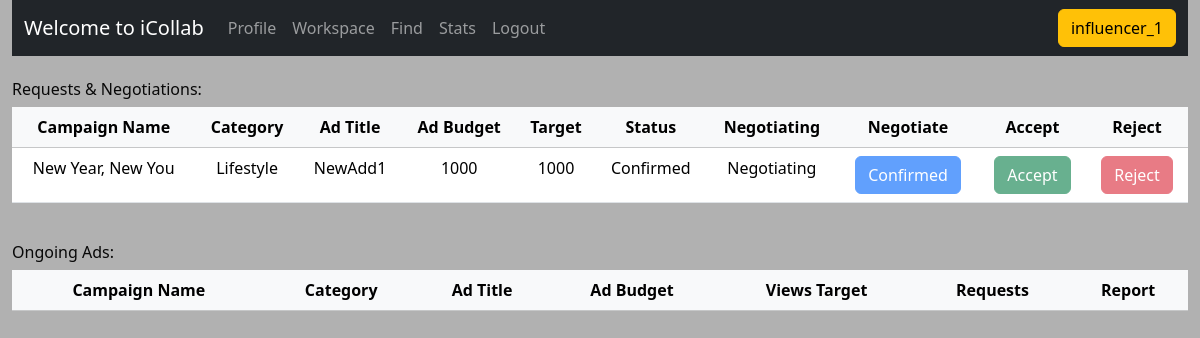
/workspace (signed in), run on the app's committed database.
### backend/models.py (models this page shows)
class UserInfo(db.Model):
    __tablename__="userinfo"
    userid=db.Column(db.Integer, primary_key=True)
    username=db.Column(db.String(50),nullable=False,unique=True)
    fullname=db.Column(db.String(50),nullable=False)
    email=db.Column(db.String(100), nullable=False)
    password=db.Column(db.String(100), nullable=False)
    role=db.Column(db.Integer,db.ForeignKey("roles.roleid"),default=2)
    usertype=db.Column(db.String(50),db.ForeignKey("userType.usertypename"),nullable=True)
    isprofilepublic=db.Column(db.Boolean, default=True)
    isactive=db.Column(db.Boolean, default=True)
    isflagged=db.Column(db.Boolean, default=False)
    isblacklisted=db.Column(db.Boolean, default=False)
    campaign=db.relationship('Campaigns', backref='userinfo', lazy=True)
    platformpresence=db.relationship('PlatformPresence',backref='userinfo', lazy=True)
    adrequests=db.relationship('AdRequests',backref='userinfo', lazy=True)
    sent_messages = db.relationship('Messages', foreign_keys='Messages.senderid', backref='sender_user', lazy=True)
    received_messages = db.relationship('Messages', foreign_keys='Messages.receiverid', backref='receiver_user', lazy=True)

class Negotiations(db.Model):
    __tablename__="negotiations"
    negotiationid=db.Column(db.Integer, primary_key=True)
    sponsorid=db.Column(db.Integer, db.ForeignKey("sponsors.sponsorid"),nullable=False)
    influencerid=db.Column(db.Integer, db.ForeignKey("influencers.influencerid"),nullable=False)
    adrequestid=db.Column(db.Integer, db.ForeignKey("adrequests.adrequestid"),nullable=False)
    negotiationstatus=db.Column(db.String(50))
    conversationid=db.Column(db.Integer, db.ForeignKey("conversation.conversationid"),nullable=False)
    adtargetreach=db.Column(db.Integer)
    adbudget=db.Column(db.Integer)
    adrequirement=db.Column(db.String(1000))
    adgoal=db.Column(db.String(1000))
    finalgoal=db.Column(db.String(1000))
    finalrequirement=db.Column(db.String(1000))
    finalbudget=db.Column(db.Integer)
    finaltarget=db.Column(db.Integer)
    lastmodifiedby=db.Column(db.Integer, db.ForeignKey("userinfo.userid"),nullable=False)

class Campaigns(db.Model):
    __tablename__="campaigns"
    campaignid=db.Column(db.Integer,primary_key=True)
    campaignname=db.Column(db.String(50),nullable=False,unique=True)
    campaigndescription=db.Column(db.String(1000))
    campaignstartdate=db.Column(db.String(10))
    campaignenddate=db.Column(db.String(10))
    campaignbudget=db.Column(db.Integer)
    ispublic=db.Column(db.Boolean, default=False)
    campaigngoals=db.Column(db.String(1000))
    iscampaignactive=db.Column(db.Boolean, default=True)
    iscampaignflagged=db.Column(db.Boolean, default=False) #After approval, will be Blacklisted or Whitelisted
    iscampaignblacklisted=db.Column(db.Boolean, default=False)
    campaigntargetaudience=db.Column(db.Integer, db.ForeignKey("categories.categoryid"))
    campaigntargetreach=db.Column(db.Integer)
    campaignprogress=db.Column(db.Float, default=0)
    campaigncreatedon=db.Column(db.String(50))
    campaigncreatedby=db.Column(db.Integer,db.ForeignKey("userinfo.userid"),nullable=False)
    reportreason=db.Column(db.String(1000))
    adRequests=db.relationship('AdRequests', backref='campaigns', lazy=True, cascade="all, delete-orphan")

class Category(db.Model):
    __tablename__ = 'categories'
    categoryid = db.Column(db.Integer, primary_key=True)
    categoryname = db.Column(db.String(50), unique=True, nullable=False)
    categorydescription = db.Column(db.String(255))
    niches = db.relationship('Niches', backref='category', lazy=True)
    campaigncategory=db.relationship('Campaigns', backref='cate', lazy=True)
    influecer=db.relationship('Influencers', backref='cate', lazy=True)

class AdRequests(db.Model):
    __tablename__="adrequests"
    adrequestid=db.Column(db.Integer,primary_key=True)
    adtitle=db.Column(db.String(25))
    campaignid=db.Column(db.Integer,db.ForeignKey("campaigns.campaignid"),nullable=False)
    influencerid=db.Column(db.Integer,db.ForeignKey("userinfo.userid"))
    requirements=db.Column(db.String(1000))
    paymentamount=db.Column(db.Integer)
    adprogress=db.Column(db.Float, default=0)
    adtargetreach=db.Column(db.Integer, default=0)
    isactive=db.Column(db.Boolean, default=True)
    ispublic=db.Column(db.Boolean, default=False)
    isflagged=db.Column(db.Boolean, default=False)
    isblacklisted=db.Column(db.Boolean, default=False)
    isassigned=db.Column(db.Boolean, default=False)
    reportreason=db.Column(db.String(1000))
    negotiations = db.relationship('Negotiations', backref='adrequests', lazy=True, cascade="all, delete, delete-orphan")

### backend/controllers.py (the view)
@app.route('/workspace', methods=["POST", "GET"])
def workspace():
    try:
        userinfo = getcurrentuser()
        if userinfo:
            negotiations = Negotiations.query.filter_by(influencerid=userinfo.userid).all()
            campaigns = Campaigns.query.filter_by(iscampaignactive=True, iscampaignblacklisted=False, ispublic=True).all()
            return render_template("./influencers/influencerworkspace.html", userinfo=userinfo, negotiations=negotiations, campaigns=campaigns)
        return render_template("index.html", userinfo={})
    except Exception:
        return redirect(url_for("somethingwentwrong"))

### helpfunction.py (called while the page is built)
def getcurrentuser():
        if 'id' in session:
            userid = session['id']
            userinfo = UserInfo.query.filter_by(userid=userid).first()
            if userinfo:
                return userinfo
        return None

### templates/influencers/influencerworkspace.html (shortened to what this page needs)
{% extends "./Layouts/base.html" %} {% block title %}Profile{% endblock %} {%
block content %} {% include './Layouts/navbar.html' %}
<br>
<h6>Requests & Negotiations:</h6>
<div style="width: 100%; max-height: 400px; overflow-y: auto; display: block">
    <table class="table" border-collapse: collapse>
        <thead class="table-light" style="position: sticky; top: 0; z-index: 1">
            <tr class="text-center">
                <th>Campaign Name</th>
                <th>Category</th>
                <th>Ad Title</th>
                <th>Ad Budget</th>
                <th>Target</th>
                <th>Status</th>
                <th>Negotiating</th>
                <th>Negotiate</th>
                <th>Accept</th>
                <th>Reject</th>
            </tr>
        </thead>
        <tbody>
            {% for negotiation in negotiations %}
            <tr class="text-center">
                <td>{{negotiation.adrequests.campaigns.campaignname}}</td>
                <td>{{negotiation.adrequests.campaigns.cate.categoryname}}</td>
                <td>{{negotiation.adrequests.adtitle}}</td>
                <td>{{negotiation.adbudget}}</td>
                <td>{{negotiation.adtargetreach}}</td>
                <td>{{negotiation.negotiationstatus}}</td>
                <td>Negotiating</td>
                <td>{% if negotiation.negotiationstatus == 'Confirmed' or negotiation.negotiationstatus ==
                    'Declined'%}<button type="button" class="btn btn-primary position-relative" disabled
                        data-bs-toggle="modal" data-bs-target="#request{{negotiation.negotiationid}}"
                        data-bs-whatever="@mdo">{{negotiation.negotiationstatus}}
                    </button>{% elif negotiation.lastmodifiedby == userinfo.userid and negotiation.negotiationstatus !=
                    'In Progress'%}<button type="button" class="btn btn-primary position-relative" disabled
                        data-bs-toggle="modal" data-bs-target="#request{{negotiation.negotiationid}}"
                        data-bs-whatever="@mdo">Frozen
                    </button>
                    </button>{%else%}
                    <button type="button" class="btn btn-info" data-bs-toggle="modal"
                        data-bs-target="#request{{negotiation.negotiationid}}"
                        data-bs-whatever="@mdo">Modify</button>{%endif%}
                </td>
                <td>{% if negotiation.negotiationstatus == 'Confirmed' or negotiation.negotiationstatus =='Declined' or
                    negotiation.negotiationstatus == 'Rejected' or (negotiation.lastmodifiedby == userinfo.userid and
                    negotiation.negotiationstatus == 'Accepted')%}<button type="button" class="btn btn-success" disabled
                        data-bs-toggle="modal" data-bs-target="#requestaccept{{negotiation.negotiationid}}"
                        data-bs-whatever="@mdo">Accept</button> {% elif negotiation.lastmodifiedby == userinfo.userid
                    and negotiation.negotiationstatus == 'In Progress'%}
                    <button type="button" class="btn btn-success" disabled data-bs-toggle="modal"
                        data-bs-target="#requestaccept{{negotiation.negotiationid}}"
                        data-bs-whatever="@mdo">Accept</button>{%else%}
                    <button type="button" class="btn btn-success" data-bs-toggle="modal"
                        data-bs-target="#requestaccept{{negotiation.negotiationid}}"
                        data-bs-whatever="@mdo">Accept</button>{%endif%}
                </td>
                <td>{% if negotiation.negotiationstatus == 'Confirmed' or negotiation.negotiationstatus =='Declined' or
                    (negotiation.lastmodifiedby == userinfo.userid and negotiation.negotiationstatus == 'Rejected')%}
                    <button type="button" class="btn btn-danger" disabled data-bs-toggle="modal"
                        data-bs-target="#requestreject{{negotiation.negotiationid}}"
                        data-bs-whatever="@mdo">Reject</button>{% elif negotiation.lastmodifiedby == userinfo.userid and
                    negotiation.negotiationstatus == 'In Progress'%}
                    <button type="button" class="btn btn-danger" disabled data-bs-toggle="modal"
                        data-bs-target="#requestreject{{negotiation.negotiationid}}"
                        data-bs-whatever="@mdo">Reject</button>{% elif negotiation.lastmodifiedby == userinfo.userid and
                    negotiation.negotiationstatus == 'Accepted'%}
                    <button type="button" class="btn btn-danger" disabled data-bs-toggle="modal"
                        data-bs-target="#requestreject{{negotiation.negotiationid}}"
                        data-bs-whatever="@mdo">Reject</button>{% elif negotiation.lastmodifiedby != userinfo.userid and
                    negotiation.negotiationstatus == 'Accepted'%}
                    <button type="button" class="btn btn-danger" disabled data-bs-toggle="modal"
                        data-bs-target="#requestreject{{negotiation.negotiationid}}"
                        data-bs-whatever="@mdo">Reject</button>{%else%} <button type="button" class="btn btn-danger"
                        data-bs-toggle="modal" data-bs-target="#requestreject{{negotiation.negotiationid}}"
                        data-bs-whatever="@mdo">Reject</button>
                    {%endif%}
                </td>
            </tr>
            {% endfor %}
        </tbody>
    </table>
</div>
<br>
<h6>Ongoing Ads:</h6>
<div style="width: 100%; max-height: 400px; overflow-y: auto; display: block">
    <table class="table" border-collapse: collapse>
        <thead class="table-light" style="position: sticky; top: 0; z-index: 1">
            <tr class="text-center">
                <th>Campaign Name</th>
                <th>Category</th>
                <th>Ad Title</th>
                <th>Ad Budget</th>
                <th>Views Target</th>
                <th>Requests</th>
                <th>Report</th>
            </tr>
        </thead>
    </table>
</div>
<br>
{% endblock %}

### templates/Layouts/navbar.html (shortened to what this page needs)
<nav class="navbar navbar-expand-lg navbar navbar-dark bg-dark">
    <div class="container-fluid">
      <a class="navbar-brand" href="">{{ 'Welcome to iCollab'}}</a>
      <div class="collapse navbar-collapse" id="navbarSupportedContent">
        <ul class="navbar-nav me-auto mb-2 mb-lg-0">
        {% if userinfo.usertype == "Admin" %}
          <li class="nav-item">
            <a class="nav-link active" aria-current="page" href="/home">Home</a>
          </li>
          <li class="nav-item">
            <a class="nav-link" href="/find/a">Find</a>
          </li>
          <li class="nav-item">
            <a class="nav-link" href="/stats/admin">Stats</a>
          </li>
          <li class="nav-item">
            <a class="nav-link" href="/logout">Logout</a>
          </li>
          {% elif userinfo.usertype == "Influencer" %}
          <li class="nav-item">
            <a class="nav-link" aria-current="page" href="/profile">Profile</a>
          </li>
          <li class="nav-item">
            <a class="nav-link" href="/workspace">Workspace</a>
          </li>
          <li class="nav-item">
            <a class="nav-link" href="/find/i">Find</a>
          </li>
          <li class="nav-item">
            <a class="nav-link" href="/stats/influencers">Stats</a>
          </li>
          <li class="nav-item">
            <a class="nav-link" href="/logout">Logout</a>
          </li>
          {%endif%}
        </ul>
        <form class="d-flex">
          <button class="btn btn-warning" type="submit">{{userinfo.username}}</button>
        </form>
      </div>
    </div>
  </nav>

### static/styles/style.css (style rules this page uses)
* { margin: 0px; }

### data on the page
UserInfo: username "influencer_1"
Negotiations: adrequests.campaigns.campaignname "New Year, New You", adrequests.campaigns.cate.categoryname "Lifestyle", adrequests.adtitle "NewAdd1", adbudget "1000", adtargetreach "1000", negotiationstatus "Confirmed"

### other printed values
{{ 'Welcome to iCollab' }} "Welcome to iCollab"
